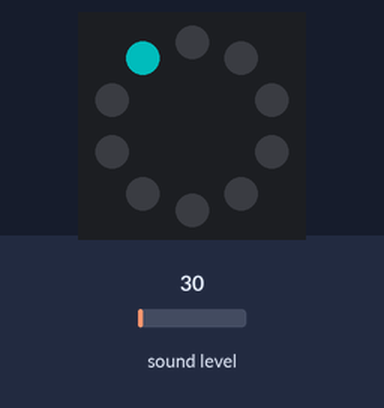
Recording of a program running on a simulated Circuit Playground running CircuitPython. Parts: the board's ring of 10 RGB LEDs (number 0 left of the top, counting anticlockwise). Inputs (shaded band) come from the test bench; at power-on: sound level 30. Dim RGB values are drawn brighter than linear.

Above: at 1.2 s.
1.3 s: sound level set to 500
At 2.2 s:
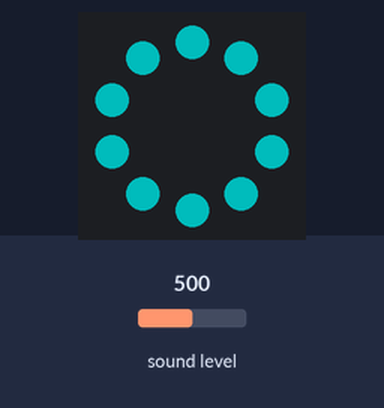
2.8 s: sound level set to 250
At 3.6 s:
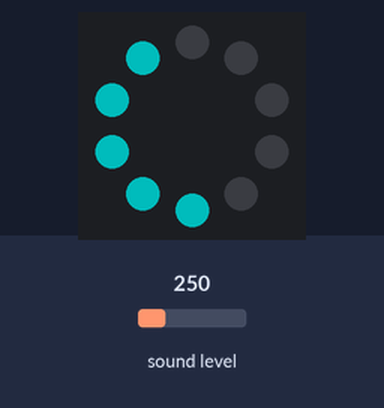
4.3 s: sound level set to 750
At 4.9 s:
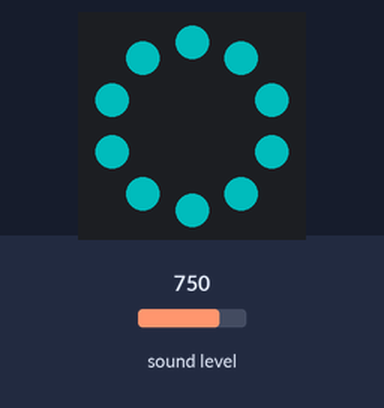
5.8 s: sound level set to 20
At 6.1 s:
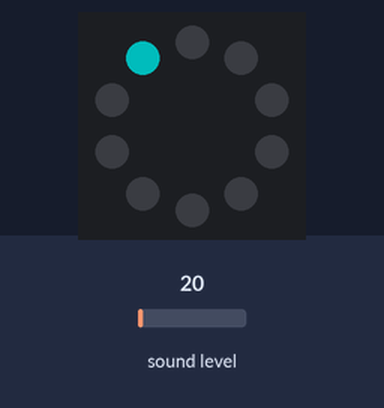
Timing chart, 0 to 8.3 s (numbered marks = the images above; inputs shaded):
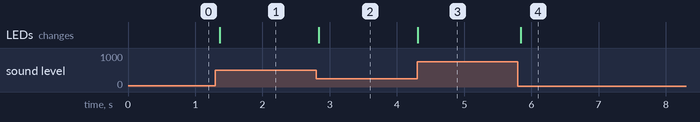

The program:

code.py
```python
# Measure the sound level, then light up a number of pixels based on that level.
# Note: this only works on the BlueFruit, not on the Circuit Playground Express.
# https://learn.adafruit.com/circuitpython-made-easy-on-circuit-playground-express/sound
import time
from adafruit_circuitplayground import cp

# Because we're turning on a bunch of pixels at the same time, don't automatically turn them on/off, because they would flicker.
cp.pixels.auto_write = False
cp.pixels.brightness = 0.3


def convert_range(v, in_min, in_max, out_min, out_max):
    # Convert first to a value between 0.0 - 1.0
    v = (v - in_min) / (in_max - in_min)
    # Convert this value to output range.
    return out_min + v * (out_max - out_min)


while True:
    # Scale the sound input value from 0-500 to NeoPixel value (0-9).
    level = convert_range(cp.sound_level, 0, 500, 0, 9)

    # Go through all the pixels and turn them on/off, as long as we haven't reached the peak yet.
    for i in range(10):
        if i <= level:
            cp.pixels[i] = (0, 255, 255)
        else:
            cp.pixels[i] = (0, 0, 0)

    # Because we set auto_write to False, we need to explicitly call "show" to turn on the pixels.
    cp.pixels.show()

    # Wait a bit.
    time.sleep(0.05)
```

Measured:
- after the input at 1.3 s, the LEDs: change after 0.06 s (image 1)
- after the input at 2.8 s, the LEDs: change at once (image 2)
- after the input at 4.3 s, the LEDs: change at once (image 3)
- after the input at 5.8 s, the LEDs: change at once (image 4)
